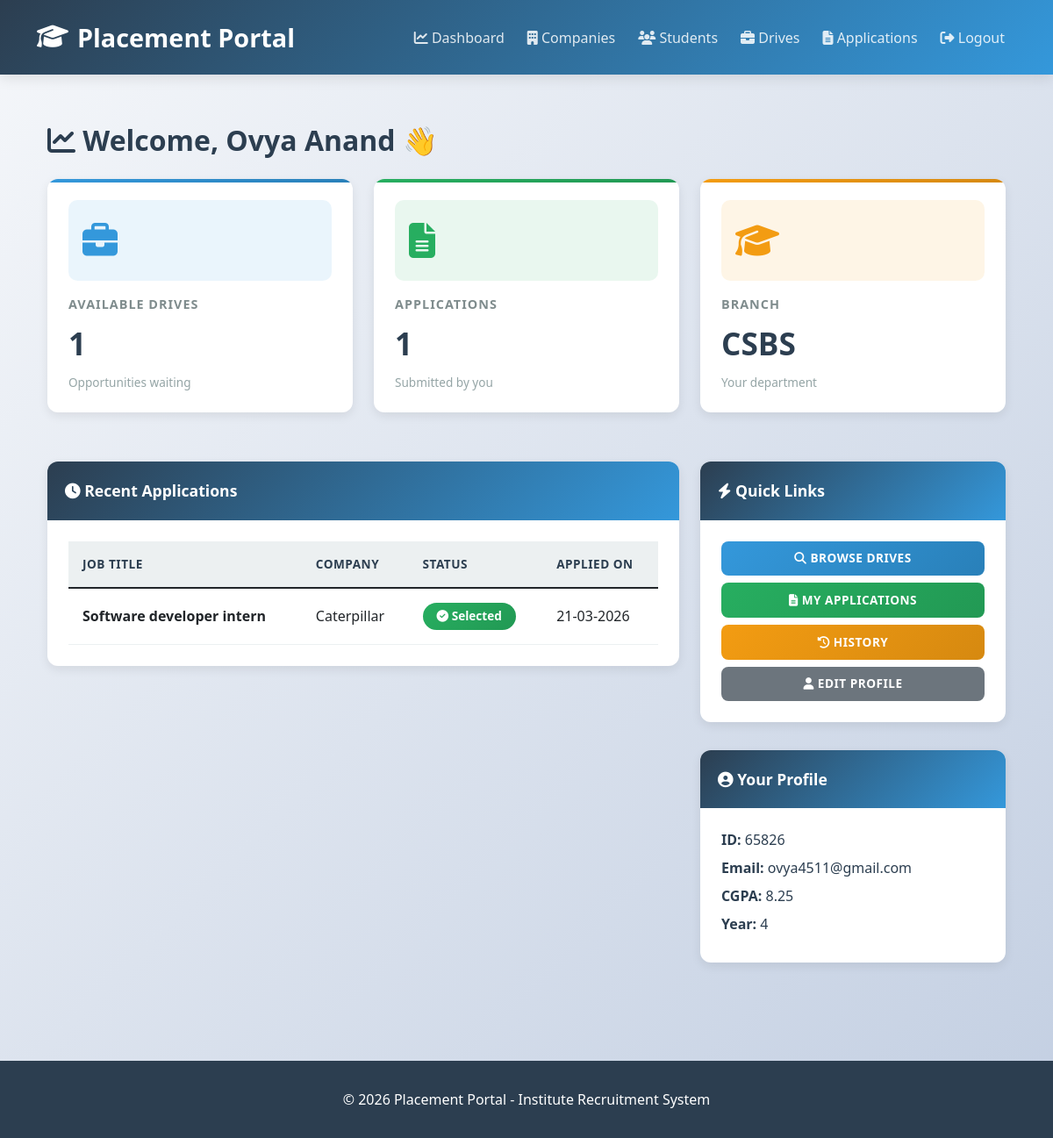
Screenshot of /student/dashboard (signed in) with the database file from the repository.
### app/models.py (models this page shows, shortened)
class Student(UserMixin, db.Model):
    __tablename__ = 'student'
    id = db.Column(db.Integer, primary_key=True)
    student_id = db.Column(db.String(20), unique=True, nullable=False)  # Roll number/ID
    name = db.Column(db.String(100), nullable=False)
    email = db.Column(db.String(100), unique=True, nullable=False)
    password_hash = db.Column(db.String(200), nullable=False)
    phone = db.Column(db.String(15))
    cgpa = db.Column(db.Float)
    branch = db.Column(db.String(50))
    year = db.Column(db.String(20))
    resume_filename = db.Column(db.String(200))
    resume_path = db.Column(db.String(300))
    status = db.Column(db.String(20), default='Active')  # Active, Inactive, Blacklisted
    blacklist_status = db.Column(db.Boolean, default=False)
    created_at = db.Column(db.DateTime, default=datetime.utcnow)
    user_type = 'student'  # Add this
    applications = db.relationship('Application', backref='student', lazy=True, cascade='all, delete-orphan')

class Application(db.Model):
    __tablename__ = 'application'
    id = db.Column(db.Integer, primary_key=True)
    student_id = db.Column(db.Integer, db.ForeignKey('student.id'), nullable=False)
    drive_id = db.Column(db.Integer, db.ForeignKey('placement_drive.id'), nullable=False)
    application_status = db.Column(db.String(20), default='Applied')  # Applied, Shortlisted, Selected, Rejected
    application_date = db.Column(db.DateTime, default=datetime.utcnow)
    result_date = db.Column(db.DateTime)
    comments = db.Column(db.Text)

class PlacementDrive(db.Model):
    __tablename__ = 'placement_drive'
    id = db.Column(db.Integer, primary_key=True)
    company_id = db.Column(db.Integer, db.ForeignKey('company.id'), nullable=False)
    job_title = db.Column(db.String(100), nullable=False)
    job_description = db.Column(db.Text, nullable=False)
    eligibility_criteria = db.Column(db.Text)
    salary = db.Column(db.String(50))
    location = db.Column(db.String(100))
    job_type = db.Column(db.String(50))  # Full-time, Internship, etc.
    application_deadline = db.Column(db.Date, nullable=False)
    status = db.Column(db.String(20), default='Pending')  # Pending, Approved, Closed, Rejected
    total_positions = db.Column(db.Integer, default=1)
    created_at = db.Column(db.DateTime, default=datetime.utcnow)
    approved_at = db.Column(db.DateTime)
    applications = db.relationship('Application', backref='drive', lazy=True, cascade='all, delete-orphan')

class Company(UserMixin, db.Model):
    __tablename__ = 'company'
    id = db.Column(db.Integer, primary_key=True)
    company_name = db.Column(db.String(100), nullable=False)
    email = db.Column(db.String(100), unique=True, nullable=False)
    password_hash = db.Column(db.String(200), nullable=False)
    hr_contact = db.Column(db.String(50), nullable=False)
    hr_phone = db.Column(db.String(15))
    website = db.Column(db.String(100))
    company_description = db.Column(db.Text)
    approval_status = db.Column(db.String(20), default='Pending')  # Pending, Approved, Rejected
    blacklist_status = db.Column(db.Boolean, default=False)
    created_at = db.Column(db.DateTime, default=datetime.utcnow)
    approved_at = db.Column(db.DateTime)
    user_type = 'company'  # Add this
    placement_drives = db.relationship('PlacementDrive', backref='company', lazy=True, cascade='all, delete-orphan')

### app/routes/student.py (the view)
@bp.route('/dashboard')
@login_required
@student_required
def dashboard():
    student = Student.query.get(current_user.id)
    if not student:
        flash('Student record not found', 'danger')
        logout_user()
        return redirect(url_for('auth.login'))
    available_drives = PlacementDrive.query.filter_by(status='Approved').count()
    my_applications = Application.query.filter_by(student_id=student.id).count()
    recent_apps = Application.query.filter_by(student_id=student.id).order_by(
        Application.application_date.desc()
    ).limit(5).all()
    return render_template('student/dashboard.html', student=student,
                          available_drives=available_drives, my_applications=my_applications,
                          recent_apps=recent_apps)

### app/templates/student/dashboard.html (shortened to what this page needs)
{% extends "layout.html" %}
{% block content %}
<div class="container">
    <h2 class="mb-4">
        <i class="fas fa-chart-line"></i> Welcome, <strong>{{ student.name }}</strong> 👋
    </h2>
    <div class="row mb-4">
        <div class="col-md-6 col-lg-4">
            <div class="card stats-card blue">
                <div class="stats-icon">
                    <i class="fas fa-briefcase"></i>
                </div>
                <div class="stats-label">Available Drives</div>
                <div class="stats-value">{{ available_drives }}</div>
                <div class="stats-subtitle">Opportunities waiting</div>
            </div>
        </div>
        <div class="col-md-6 col-lg-4">
            <div class="card stats-card green">
                <div class="stats-icon">
                    <i class="fas fa-file-alt"></i>
                </div>
                <div class="stats-label">Applications</div>
                <div class="stats-value">{{ my_applications }}</div>
                <div class="stats-subtitle">Submitted by you</div>
            </div>
        </div>
        <div class="col-md-6 col-lg-4">
            <div class="card stats-card orange">
                <div class="stats-icon">
                    <i class="fas fa-graduation-cap"></i>
                </div>
                <div class="stats-label">Branch</div>
                <div class="stats-value">{{ student.branch or 'N/A' }}</div>
                <div class="stats-subtitle">Your department</div>
            </div>
        </div>
    </div>
    <div class="row">
        <div class="col-lg-8">
            <div class="card">
                <div class="card-header">
                    <i class="fas fa-clock"></i> Recent Applications
                </div>
                <div class="card-body">
                    {% if recent_apps %}
                    <div class="table-responsive">
                        <table class="table table-sm table-hover">
                            <thead>
                                <tr>
                                    <th>Job Title</th>
                                    <th>Company</th>
                                    <th>Status</th>
                                    <th>Applied On</th>
                                </tr>
                            </thead>
                            <tbody>
                                {% for app in recent_apps %}
                                <tr>
                                    <td><strong>{{ app.drive.job_title }}</strong></td>
                                    <td>{{ app.drive.company.company_name }}</td>
                                    <td>
                                        {% if app.application_status == 'Applied' %}
                                            <span class="badge bg-info"><i class="fas fa-paper-plane"></i> Applied</span>
                                        {% elif app.application_status == 'Shortlisted' %}
                                            <span class="badge bg-warning"><i class="fas fa-star"></i> Shortlisted</span>
                                        {% elif app.application_status == 'Selected' %}
                                            <span class="badge bg-success"><i class="fas fa-check-circle"></i> Selected</span>
                                        {% else %}
                                            <span class="badge bg-danger"><i class="fas fa-times-circle"></i> Rejected</span>
                                        {% endif %}
                                    </td>
                                    <td>{{ app.application_date.strftime('%d-%m-%Y') }}</td>
                                </tr>
                                {% endfor %}
                            </tbody>
                        </table>
                    </div>
                    {% else %}
                    <p class="text-muted text-center py-5">
                        <i class="fas fa-inbox fa-3x mb-3"></i><br>
                        No applications yet. Browse drives and apply now!
                    </p>
                    {% endif %}
                </div>
            </div>
        </div>
        <div class="col-lg-4">
            <div class="card">
                <div class="card-header">
                    <i class="fas fa-bolt"></i> Quick Links
                </div>
                <div class="card-body d-grid gap-2">
                    <a href="{{ url_for('student.view_drives') }}" class="btn btn-primary">
                        <i class="fas fa-search"></i> Browse Drives
                    </a>
                    <a href="{{ url_for('student.view_applications') }}" class="btn btn-success">
                        <i class="fas fa-file-alt"></i> My Applications
                    </a>
                    <a href="{{ url_for('student.history') }}" class="btn btn-warning">
                        <i class="fas fa-history"></i> History
                    </a>
                    <a href="{{ url_for('student.profile') }}" class="btn btn-secondary">
                        <i class="fas fa-user"></i> Edit Profile
                    </a>
                </div>
            </div>
            <div class="card mt-3">
                <div class="card-header">
                    <i class="fas fa-user-circle"></i> Your Profile
                </div>
                <div class="card-body">
                    <p class="mb-2">
                        <strong>ID:</strong> {{ student.student_id }}
                    </p>
                    <p class="mb-2">
                        <strong>Email:</strong> {{ student.email }}
                    </p>
                    <p class="mb-2">
                        <strong>CGPA:</strong> {{ student.cgpa or 'N/A' }}
                    </p>
                    <p class="mb-2">
                        <strong>Year:</strong> {{ student.year or 'N/A' }}
                    </p>
                </div>
            </div>
        </div>
    </div>
</div>
{% endblock %}

### app/templates/layout.html (shortened to what this page needs)
<!DOCTYPE html>
<html lang="en">
<head>
    <link rel="stylesheet" href="https://cdn.jsdelivr.net/npm/bootstrap@5.1.3/dist/css/bootstrap.min.css">
    <link rel="stylesheet" href="https://cdnjs.cloudflare.com/ajax/libs/font-awesome/6.4.0/css/all.min.css">
</head>
<body>
    <nav class="navbar navbar-expand-lg navbar-dark">
        <div class="container">
            <a class="navbar-brand" href="/">
                <i class="fas fa-graduation-cap"></i>
                Placement Portal
            </a>
            <div class="collapse navbar-collapse" id="navbarNav">
                <ul class="navbar-nav ms-auto">
                    {% if current_user.is_authenticated %}
                        {% if current_user.username is defined %}
                            <li class="nav-item"><a class="nav-link" href="{{ url_for('admin.dashboard') }}"><i class="fas fa-chart-line"></i> Dashboard</a></li>
                            <li class="nav-item"><a class="nav-link" href="{{ url_for('admin.manage_companies') }}"><i class="fas fa-building"></i> Companies</a></li>
                            <li class="nav-item"><a class="nav-link" href="{{ url_for('admin.manage_students') }}"><i class="fas fa-users"></i> Students</a></li>
                            <li class="nav-item"><a class="nav-link" href="{{ url_for('admin.manage_drives') }}"><i class="fas fa-briefcase"></i> Drives</a></li>
                            <li class="nav-item"><a class="nav-link" href="{{ url_for('admin.view_applications') }}"><i class="fas fa-file-alt"></i> Applications</a></li>
                        {% endif %}
                        <li class="nav-item"><a class="nav-link" href="{{ url_for('auth.logout') }}"><i class="fas fa-sign-out-alt"></i> Logout</a></li>
                    {% endif %}
                </ul>
            </div>
        </div>
    </nav>
    <main class="container my-4">
        {% block content %}{% endblock %}
    </main>
    <footer>
        <p>&copy; 2026 Placement Portal - Institute Recruitment System</p>
    </footer>
</body>
</html>

### rows the page displays
Student: name "Ovya Anand", branch "CSBS", student_id "65826", email "ovya4511@gmail.com", cgpa "8.25", year "4"
Application: drive.job_title "Software developer intern", drive.company.company_name "Caterpillar", application_status "Selected" (drawn), application_date "21-03-2026"

### other values shown
{{ available_drives }} "1"
{{ my_applications }} "1"
